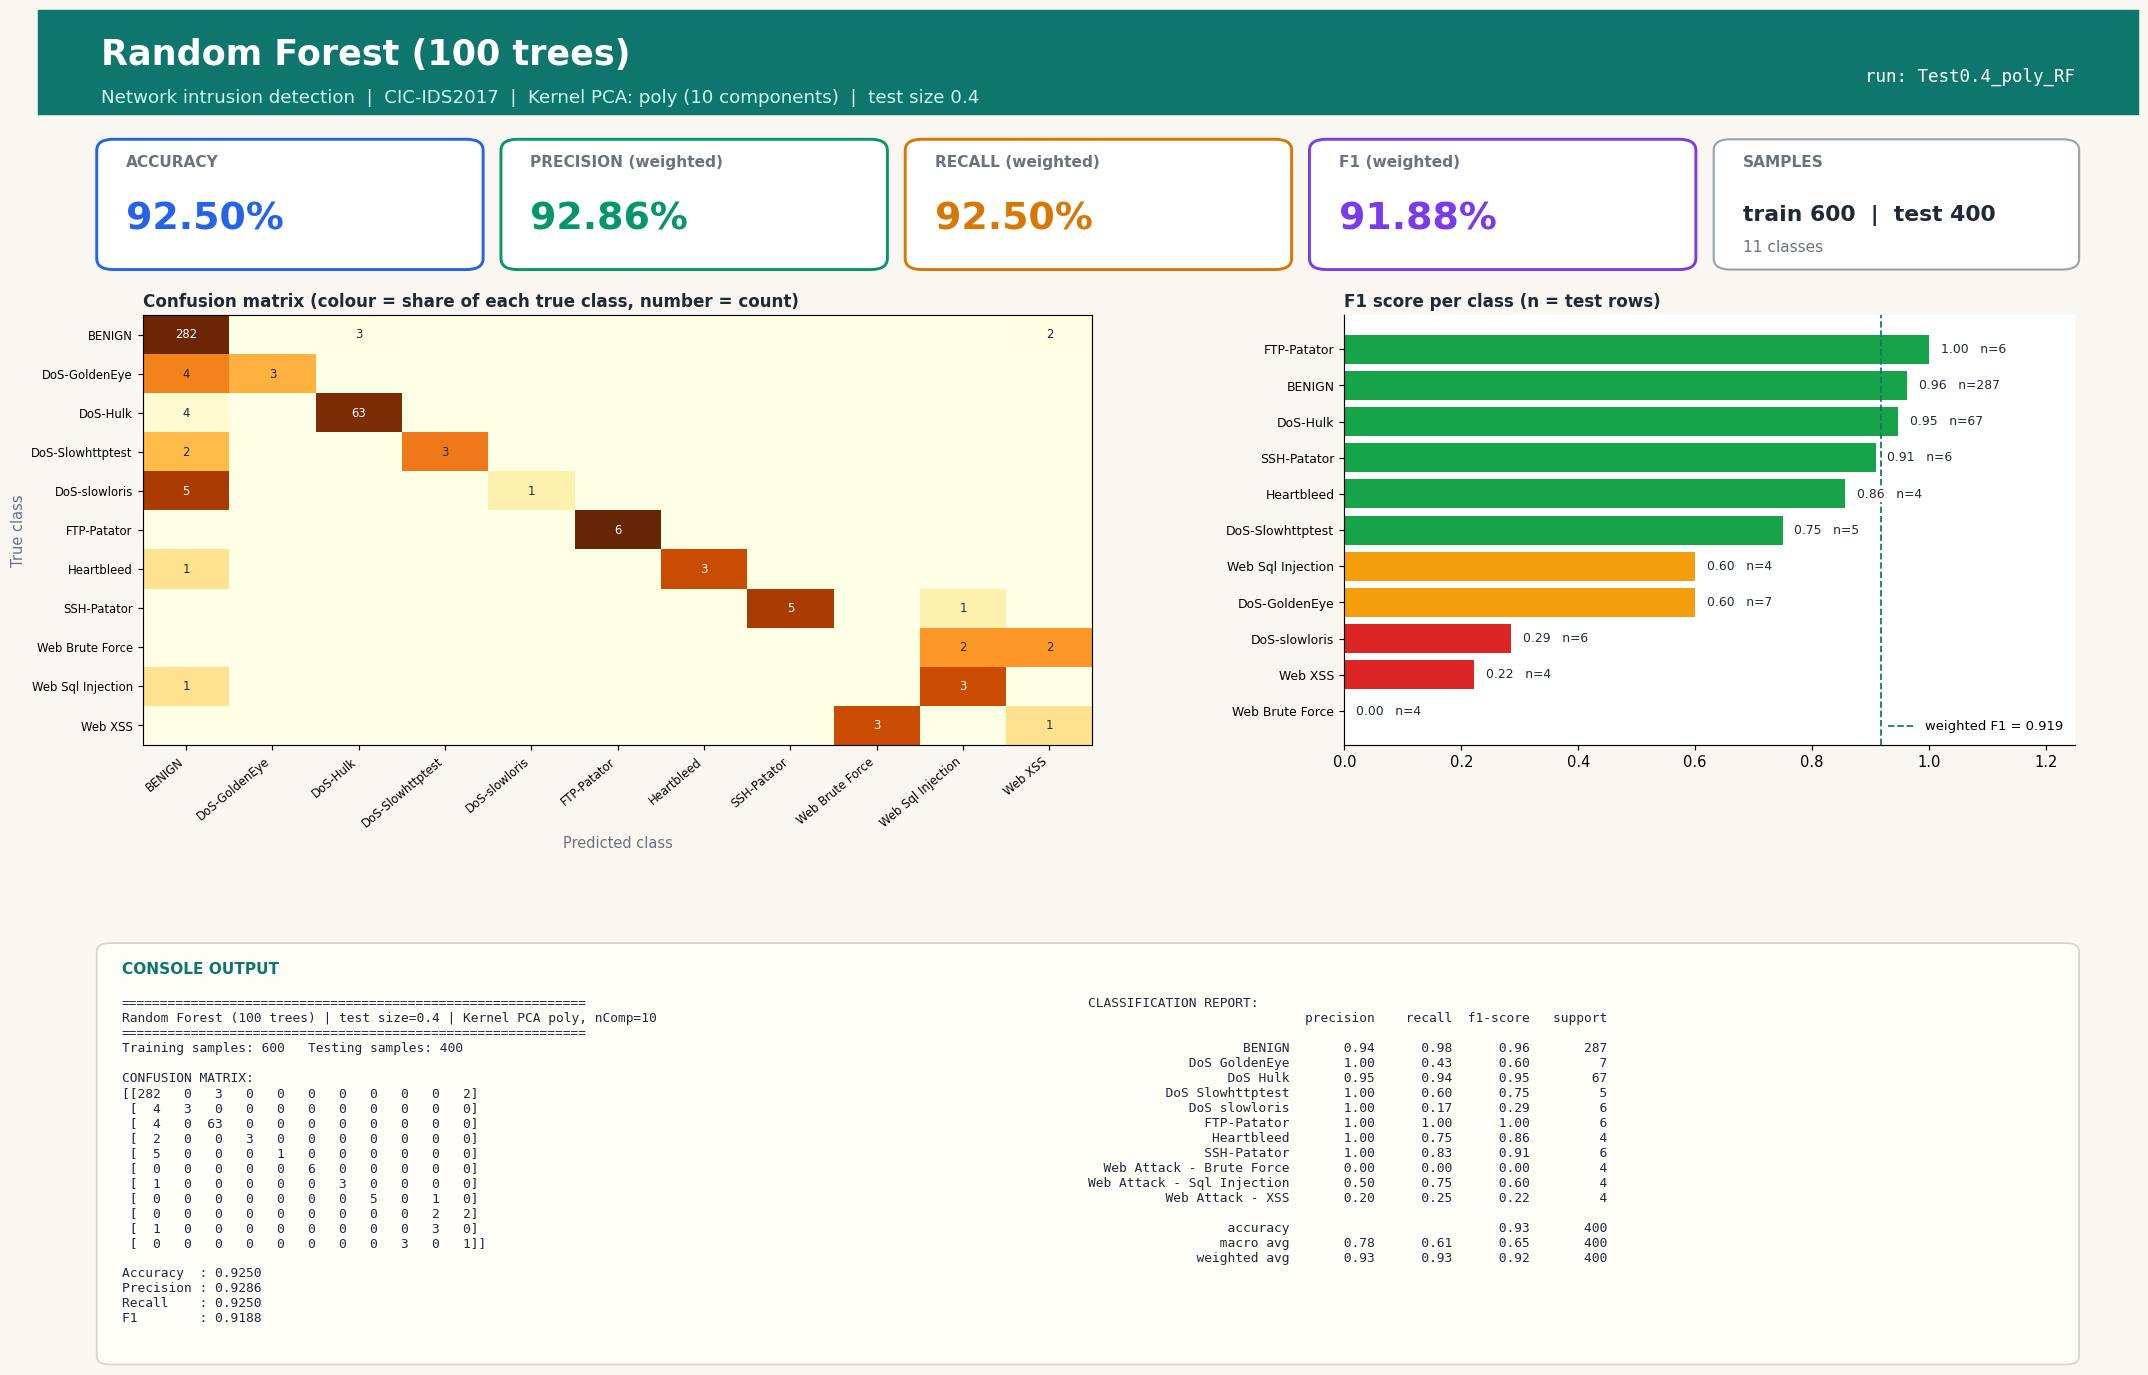

The Python source for this figure:
#!/usr/bin/env python3
"""Random Forest (100 trees) | Test size 0.4 | Kernel PCA kernel=poly, n_components=10
CIC-IDS2017 (Tue+Wed+Thu-morning) 1000-row stratified sample.
Run in any IDE (Spyder / VS Code / PyCharm / Jupyter): open the file and press Run, no arguments needed.
Saves next to this file: 'Test0.4_poly_RF.jpg' - one image with the console output (confusion matrix, metrics, classification report) plus charts."""
import json, os
import numpy as np
import matplotlib.pyplot as plt
from sklearn.decomposition import KernelPCA
from sklearn.ensemble import RandomForestClassifier
from sklearn.metrics import (accuracy_score, classification_report, confusion_matrix,
                             f1_score, precision_score, recall_score)
from sklearn.model_selection import train_test_split
from sklearn.preprocessing import StandardScaler

TEST_SIZE, KERNEL, N_COMP, ALG, ALG_NAME = 0.4, "poly", 10, "RF", "Random Forest (100 trees)"
try:
    HERE = os.path.dirname(os.path.abspath(__file__))
except NameError:                      # Jupyter / interactive console
    HERE = os.getcwd()
def _find_root():                      # folder that contains data/sample.npz (works from any working directory)
    for p in (HERE, os.path.join(HERE, ".."), os.path.join(HERE, "..", ".."), os.getcwd()):
        if os.path.exists(os.path.join(p, "data", "sample.npz")):
            return os.path.abspath(p)
    raise FileNotFoundError("data/sample.npz not found - run prepare_data.py or keep the repo folder structure")
ROOT = _find_root()
tag = f"Test{TEST_SIZE}_{KERNEL}_{ALG}"

# 1. LOAD cached, cleaned sample (see prepare_data.py)
d = np.load(os.path.join(ROOT, "data", "sample.npz"), allow_pickle=True)
X, y, class_names = d["X"], d["y"], [str(c).replace("�", "-") for c in d["classes"]]

# 2. SPLIT
X_train, X_test, y_train, y_test = train_test_split(
    X, y, test_size=TEST_SIZE, random_state=42, stratify=y)

# 3. SCALE (fit on train only)
scaler = StandardScaler()
X_train = scaler.fit_transform(X_train); X_test = scaler.transform(X_test)

# 4. DIMENSIONALITY REDUCTION: Kernel PCA (fit on train only; gamma = sklearn default 1/n_features)
kpca = KernelPCA(n_components=N_COMP, kernel=KERNEL, random_state=0)
X_train = kpca.fit_transform(X_train); X_test = kpca.transform(X_test)

# 5. CLASSIFIER
classifier = RandomForestClassifier(n_estimators=100, random_state=0, n_jobs=1)
classifier.fit(X_train, y_train)
y_pred = classifier.predict(X_test)

# 6. METRICS
labels = np.arange(len(class_names))
cm = confusion_matrix(y_test, y_pred, labels=labels)
res = dict(test_size=TEST_SIZE, kernel=KERNEL, n_components=N_COMP, algorithm=ALG, model=ALG_NAME,
           n_train=int(len(y_train)), n_test=int(len(y_test)),
           accuracy=accuracy_score(y_test, y_pred),
           precision=precision_score(y_test, y_pred, average="weighted", zero_division=0),
           recall=recall_score(y_test, y_pred, average="weighted", zero_division=0),
           f1=f1_score(y_test, y_pred, average="weighted", zero_division=0))
report = classification_report(y_test, y_pred, labels=labels, target_names=class_names, zero_division=0)
lines = ["=" * 60, f"{ALG_NAME} | test size={TEST_SIZE} | Kernel PCA {KERNEL}, nComp={N_COMP}", "=" * 60,
         f"Training samples: {len(y_train)}   Testing samples: {len(y_test)}", "", "CONFUSION MATRIX:", np.array2string(cm), ""]
for k in ("accuracy", "precision", "recall", "f1"): lines.append(f"{k.capitalize():10s}: {res[k]:.4f}")
lines += ["", "CLASSIFICATION REPORT:", report]
console_output = "\n".join(lines); print(console_output)

# 7. VISUAL OUTPUT: ONE report-style image (banner, KPI cards, charts, console output) - real results only
from matplotlib.patches import FancyBboxPatch, Rectangle
short = [c.replace("Web Attack - ", "Web ").replace("DoS ", "DoS-") for c in class_names]
rep = classification_report(y_test, y_pred, labels=labels, target_names=class_names, zero_division=0, output_dict=True)
cmn = cm / np.maximum(cm.sum(axis=1, keepdims=True), 1)          # row-normalised = per-class recall
INK, MUTED, BG, ACC = "#1f2937", "#6b7280", "#faf7f2", "#0f766e"
fig = plt.figure(figsize=(20, 13.2), dpi=105, facecolor=BG)
fig.add_artist(Rectangle((0, 0.925), 1, 0.075, transform=fig.transFigure, color=ACC, zorder=0))
fig.text(0.03, 0.968, f"{ALG_NAME}", fontsize=24, fontweight="bold", color="white", va="center")
fig.text(0.03, 0.937, f"Network intrusion detection  |  CIC-IDS2017  |  Kernel PCA: {KERNEL} ({N_COMP} components)  |  test size {TEST_SIZE}",
         fontsize=12.5, color="#ccfbf1", va="center")
fig.text(0.97, 0.952, f"run: {tag}", fontsize=12, color="white", ha="right", va="center", family="monospace")

# KPI cards
cards = [("ACCURACY", res["accuracy"], "#2563eb"), ("PRECISION (weighted)", res["precision"], "#059669"),
         ("RECALL (weighted)", res["recall"], "#d97706"), ("F1 (weighted)", res["f1"], "#7c3aed")]
for i, (lab, v, col) in enumerate(cards):
    x0 = 0.03 + i * 0.1925
    fig.add_artist(FancyBboxPatch((x0, 0.815), 0.18, 0.09, boxstyle="round,pad=0.002,rounding_size=0.008", transform=fig.transFigure,
                                  facecolor="white", edgecolor=col, linewidth=2))
    fig.text(x0 + 0.012, 0.887, lab, fontsize=10.5, color=MUTED, fontweight="bold")
    fig.text(x0 + 0.012, 0.842, f"{v * 100:.2f}%", fontsize=26, color=col, fontweight="bold")
fig.add_artist(FancyBboxPatch((0.80, 0.815), 0.17, 0.09, boxstyle="round,pad=0.002,rounding_size=0.008", transform=fig.transFigure,
                              facecolor="white", edgecolor="#9ca3af", linewidth=1.5))
fig.text(0.812, 0.887, "SAMPLES", fontsize=10.5, color=MUTED, fontweight="bold")
fig.text(0.812, 0.848, f"train {res['n_train']}  |  test {res['n_test']}", fontsize=15, color=INK, fontweight="bold")
fig.text(0.812, 0.826, f"{len(class_names)} classes", fontsize=10.5, color=MUTED)

gs = fig.add_gridspec(1, 2, left=0.05, right=0.97, top=0.78, bottom=0.47, wspace=0.30, width_ratios=[1.3, 1])
ax1 = fig.add_subplot(gs[0, 0]); ax2 = fig.add_subplot(gs[0, 1])
for ax in (ax1, ax2): ax.set_facecolor("white")
im = ax1.imshow(cmn, cmap="YlOrBr", vmin=0, vmax=1, aspect="auto")
ax1.set_xticks(labels); ax1.set_yticks(labels); ax1.set_xticklabels(short, rotation=40, ha="right", fontsize=8); ax1.set_yticklabels(short, fontsize=8)
ax1.set_title("Confusion matrix (colour = share of each true class, number = count)", loc="left", fontsize=11.5, color=INK, fontweight="bold")
ax1.set_xlabel("Predicted class", color=MUTED); ax1.set_ylabel("True class", color=MUTED)
for a_ in labels:
    for b_ in labels:
        if cm[a_, b_]: ax1.text(b_, a_, cm[a_, b_], ha="center", va="center", fontsize=8, color="white" if cmn[a_, b_] > 0.6 else INK)
f1s = [rep[c]["f1-score"] for c in class_names]; sup = [int(rep[c]["support"]) for c in class_names]
order = np.argsort(f1s)
cols = ["#dc2626" if f1s[i] < 0.34 else "#f59e0b" if f1s[i] < 0.67 else "#16a34a" for i in order]
ax2.barh(range(len(order)), [f1s[i] for i in order], color=cols)
ax2.set_yticks(range(len(order))); ax2.set_yticklabels([short[i] for i in order], fontsize=8.5); ax2.set_xlim(0, 1.25)
ax2.set_title("F1 score per class (n = test rows)", loc="left", fontsize=11.5, color=INK, fontweight="bold")
for k, i in enumerate(order): ax2.text(f1s[i] + 0.02, k, f"{f1s[i]:.2f}   n={sup[i]}", va="center", fontsize=8.5, color=INK, zorder=5, bbox=dict(facecolor="white", edgecolor="none", pad=1))
for sp in ("top", "right"): ax2.spines[sp].set_visible(False)
ax2.axvline(res["f1"], color=ACC, ls="--", lw=1.2, label=f"weighted F1 = {res['f1']:.3f}"); ax2.legend(loc="lower right", fontsize=9, frameon=False)

# console output panel (same text that is printed to the console)
fig.add_artist(FancyBboxPatch((0.03, 0.025), 0.94, 0.30, boxstyle="round,pad=0.002,rounding_size=0.006", transform=fig.transFigure,
                              facecolor="#fffdf8", edgecolor="#d6d3d1", linewidth=1.2))
fig.text(0.04, 0.305, "CONSOLE OUTPUT", fontsize=10.5, color=ACC, fontweight="bold")
split_at = lines.index("CLASSIFICATION REPORT:")
fig.text(0.04, 0.288, "\n".join(lines[:split_at]), family="monospace", fontsize=8.8, color=INK, va="top")
fig.text(0.50, 0.288, "\n".join(lines[split_at:]), family="monospace", fontsize=8.8, color=INK, va="top")
plt.savefig(os.path.join(HERE, tag + ".jpg"), format="jpg", bbox_inches="tight", facecolor=BG)
if os.environ.get("ACN_NO_SHOW") != "1": plt.show()   # IDEs display the image; run_all.py disables this
plt.close()

os.makedirs(os.path.join(ROOT, "results", "json"), exist_ok=True)
with open(os.path.join(ROOT, "results", "json", tag + ".json"), "w") as f: json.dump(res, f)
